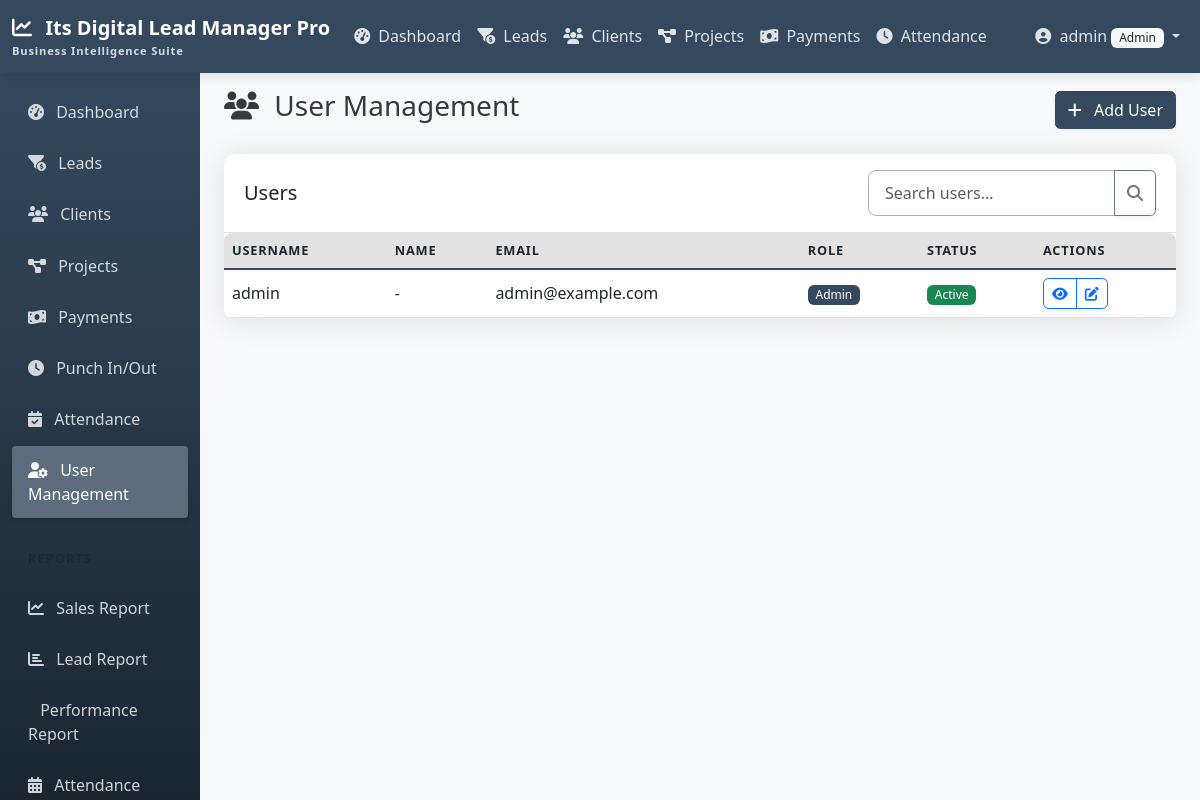
The page /accounts/users/ (signed in) on the database as committed earlier.
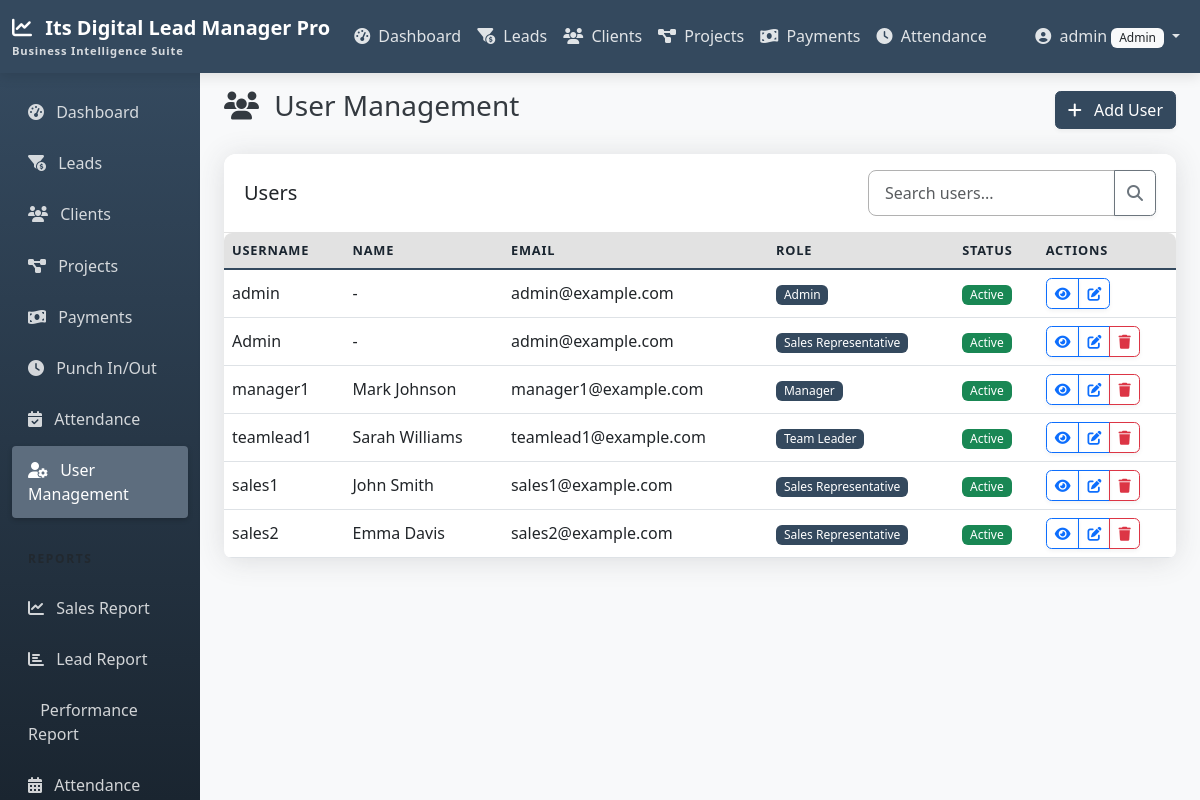
The same page on the database as committed later.
### accounts/models.py (models this page shows, shortened)
class CustomUser(AbstractUser):
    ROLE_CHOICES = (
        ('admin', 'Admin'),
        ('manager', 'Manager'),
        ('team_leader', 'Team Leader'),
        ('sales_rep', 'Sales Representative'),
    )
    role = models.CharField(max_length=20, choices=ROLE_CHOICES, default='sales_rep')

### accounts/views.py (the view)
# urls.py: path('users/', views.UserListView.as_view(), name='user_list'),
class UserListView(LoginRequiredMixin, AdminOrManagerRequiredMixin, ListView):
    model = CustomUser
    template_name = 'accounts/user_list.html'
    context_object_name = 'users'
    def get_queryset(self):
        if self.request.user.role == 'manager':
            return CustomUser.objects.filter(role__in=['team_leader', 'sales_rep'])
        return CustomUser.objects.all()

### accounts/views.py (called while the page is built)
    def test_func(self):
        return self.request.user.is_authenticated and (
            self.request.user.is_superuser or
            self.request.user.role in ['admin', 'manager']
        )

### templates/accounts/user_list.html (shortened to what this page needs)
{% extends 'base.html' %}
{% block content %}
<div class="d-flex justify-content-between align-items-center mb-4">
    <h1 class="h3">
        <i class="fas fa-users me-2"></i> User Management
    </h1>
    <div>
        <a href="{% url 'user_add' %}" class="btn btn-primary">
            <i class="fas fa-plus me-2"></i> Add User
        </a>
    </div>
</div>
<div class="card shadow">
    <div class="card-header bg-white">
        <div class="row align-items-center">
            <div class="col">
                <h5 class="mb-0">Users</h5>
            </div>
            <div class="col-md-4">
                <form action="" method="get" class="input-group">
                    <input type="text" name="search" class="form-control" placeholder="Search users..." value="{{ search_query }}">
                    <button type="submit" class="btn btn-outline-secondary">
                        <i class="fas fa-search"></i>
                    </button>
                </form>
            </div>
        </div>
    </div>
    <div class="table-responsive">
        <table class="table table-hover align-middle mb-0">
            <thead class="table-light">
                <tr>
                    <th scope="col">Username</th>
                    <th scope="col">Name</th>
                    <th scope="col">Email</th>
                    <th scope="col">Role</th>
                    <th scope="col">Status</th>
                    <th scope="col">Actions</th>
                </tr>
            </thead>
            <tbody>
                {% for user_obj in users %}
                <tr>
                    <td>{{ user_obj.username }}</td>
                    <td>{{ user_obj.get_full_name|default:"-" }}</td>
                    <td>{{ user_obj.email|default:"-" }}</td>
                    <td>
                        <span class="badge bg-{{ user_obj.role|yesno:'primary,secondary' }}">
                            {{ user_obj.get_role_display }}
                        </span>
                    </td>
                    <td>
                        {% if user_obj.is_active %}
                        <span class="badge bg-success">Active</span>
                        {% else %}
                        <span class="badge bg-danger">Inactive</span>
                        {% endif %}
                    </td>
                    <td>
                        <div class="btn-group btn-group-sm">
                            <a href="{% url 'user_detail' user_obj.id %}" class="btn btn-outline-primary">
                                <i class="fas fa-eye"></i>
                            </a>
                            <a href="{% url 'user_edit' user_obj.id %}" class="btn btn-outline-primary">
                                <i class="fas fa-edit"></i>
                            </a>
                            {% if user_obj.id != user.id %}
                            <a href="{% url 'user_delete' user_obj.id %}" class="btn btn-outline-danger">
                                <i class="fas fa-trash"></i>
                            </a>
                            {% endif %}
                        </div>
                    </td>
                </tr>
                {% empty %}
                <tr>
                    <td colspan="6" class="text-center py-4">
                        <p class="text-muted mb-0">No users found.</p>
                    </td>
                </tr>
                {% endfor %}
            </tbody>
        </table>
    </div>
</div>
{% endblock %}

### templates/base.html (shortened to what this page needs)
<!DOCTYPE html>
{% load mathfilters %}
<html lang="en">
<head>
    <link href="https://cdn.jsdelivr.net/npm/bootstrap@5.3.0/dist/css/bootstrap.min.css" rel="stylesheet">
    <link rel="stylesheet" href="https://cdnjs.cloudflare.com/ajax/libs/font-awesome/6.4.0/css/all.min.css">
    <link rel="stylesheet" href="/static/css/custom.css">
</head>
<body class="bg-light">
    {% include 'navbar.html' %}
    <div class="container-fluid">
        <div class="row">
            {% if user.is_authenticated %}
            <nav id="sidebar" class="col-md-3 col-lg-2 d-md-block bg-dark sidebar collapse">
                <div class="position-sticky pt-3">
                    <ul class="nav flex-column">
                        <li class="nav-item">
                            <a class="nav-link {% if request.path == '/reports/dashboard/' %}active{% endif %}" href="{% url 'dashboard' %}">
                                <i class="fas fa-tachometer-alt me-2"></i> Dashboard
                            </a>
                        </li>
                        <li class="nav-item">
                            <a class="nav-link {% if '/leads/' in request.path %}active{% endif %}" href="{% url 'lead_list' %}">
                                <i class="fas fa-funnel-dollar me-2"></i> Leads
                            </a>
                        </li>
                        <li class="nav-item">
                            <a class="nav-link {% if '/clients/' in request.path %}active{% endif %}" href="{% url 'client_list' %}">
                                <i class="fas fa-users me-2"></i> Clients
                            </a>
                        </li>
                        <li class="nav-item">
                            <a class="nav-link {% if '/projects/' in request.path %}active{% endif %}" href="{% url 'project_list' %}">
                                <i class="fas fa-project-diagram me-2"></i> Projects
                            </a>
                        </li>
                        <li class="nav-item">
                            <a class="nav-link {% if '/payments/' in request.path %}active{% endif %}" href="{% url 'payment_list' %}">
                                <i class="fas fa-money-bill-wave me-2"></i> Payments
                            </a>
                        </li>
                        <li class="nav-item">
                            <a class="nav-link {% if '/attendance/punch/' in request.path %}active{% endif %}" href="{% url 'punch' %}">
                                <i class="fas fa-clock me-2"></i> Punch In/Out
                            </a>
                        </li>
                        <li class="nav-item">
                            <a class="nav-link {% if '/attendance/' in request.path and '/punch/' not in request.path %}active{% endif %}" href="{% url 'my_attendance' %}">
                                <i class="fas fa-calendar-check me-2"></i> Attendance
                            </a>
                        </li>
                        {% if user.is_superuser or user.role == 'admin' or user.role == 'manager' %}
                        <li class="nav-item">
                            <a class="nav-link {% if '/accounts/users/' in request.path %}active{% endif %}" href="{% url 'user_list' %}">
                                <i class="fas fa-user-cog me-2"></i> User Management
                            </a>
                        </li>
                        {% endif %}
                        <li class="nav-heading mt-3 mb-1 px-3 text-muted">
                            <span>Reports</span>
                        </li>
                        <li class="nav-item">
                            <a class="nav-link {% if '/reports/sales/' in request.path %}active{% endif %}" href="{% url 'sales_report' %}">
                                <i class="fas fa-chart-line me-2"></i> Sales Report
                            </a>
                        </li>
                        <li class="nav-item">
                            <a class="nav-link {% if '/reports/leads/' in request.path %}active{% endif %}" href="{% url 'lead_report' %}">
                                <i class="fas fa-chart-bar me-2"></i> Lead Report
                            </a>
                        </li>
                        <li class="nav-item">
                            <a class="nav-link {% if '/reports/performance/' in request.path %}active{% endif %}" href="{% url 'performance_report' %}">
                                 Performance Report
                            </a>
                        </li>
                        <li class="nav-item">
                            <a class="nav-link {% if '/reports/attendance/' in request.path %}active{% endif %}" href="{% url 'attendance_report' %}">
                                <i class="fas fa-calendar-alt me-2"></i> Attendance Report
                            </a>
                        </li>
                    </ul>
                </div>
            </nav>
            <main class="col-md-9 ms-sm-auto col-lg-10 px-md-4 pt-3 pb-5">
            {% else %}
            <main class="col-12 px-md-4 pt-3 pb-5">
            {% endif %}
                {% block content %}{% endblock %}
            </main>
        </div>
    </div>
</body>
</html>

### templates/navbar.html (shortened to what this page needs)
<nav class="navbar navbar-expand-md navbar-dark sticky-top">
    <div class="container-fluid">
        <a class="navbar-brand" href="{% url 'home' %}">
            <i class="fas fa-chart-line me-2"></i>
            Its Digital Lead Manager Pro
            <span class="navbar-brand-subtitle">Business Intelligence Suite</span>
        </a>
        <div class="collapse navbar-collapse" id="navbarNav">
            <ul class="navbar-nav me-auto">
                {% if user.is_authenticated %}
                <li class="nav-item">
                    <a class="nav-link {% if request.path == '/reports/dashboard/' %}active{% endif %}" href="{% url 'dashboard' %}">
                        <i class="fas fa-tachometer-alt me-1"></i> Dashboard
                    </a>
                </li>
                <li class="nav-item">
                    <a class="nav-link {% if '/leads/' in request.path %}active{% endif %}" href="{% url 'lead_list' %}">
                        <i class="fas fa-funnel-dollar me-1"></i> Leads
                    </a>
                </li>
                <li class="nav-item">
                    <a class="nav-link {% if '/clients/' in request.path %}active{% endif %}" href="{% url 'client_list' %}">
                        <i class="fas fa-users me-1"></i> Clients
                    </a>
                </li>
                <li class="nav-item d-none d-lg-block">
                    <a class="nav-link {% if '/projects/' in request.path %}active{% endif %}" href="{% url 'project_list' %}">
                        <i class="fas fa-project-diagram me-1"></i> Projects
                    </a>
                </li>
                <li class="nav-item d-none d-lg-block">
                    <a class="nav-link {% if '/payments/' in request.path %}active{% endif %}" href="{% url 'payment_list' %}">
                        <i class="fas fa-money-bill-wave me-1"></i> Payments
                    </a>
                </li>
                <li class="nav-item d-none d-lg-block">
                    <a class="nav-link {% if '/attendance/punch/' in request.path %}active{% endif %}" href="{% url 'punch' %}">
                        <i class="fas fa-clock me-1"></i> Attendance
                    </a>
                </li>
                {% endif %}
            </ul>
            <ul class="navbar-nav">
                {% if user.is_authenticated %}
                <li class="nav-item dropdown">
                    <a class="nav-link dropdown-toggle" href="#" id="navbarDropdown" role="button" data-bs-toggle="dropdown" aria-expanded="false">
                        <i class="fas fa-user-circle me-1"></i>
                        {% if user.first_name %}{{ user.first_name }}{% else %}{{ user.username }}{% endif %}
                        <span class="badge bg-light text-dark">{{ user.get_role_display }}</span>
                    </a>
                </li>
                {% endif %}
            </ul>
        </div>
    </div>
</nav>

### static/css/custom.css (style rules this page uses)
:root { --primary-color: #34495e; --primary-light: #5d6d7e; --primary-dark: #1a2530; --secondary-color: #e2e2e2; --secondary-dark: #b1b1b1; --accent-color: #f39c12; --bg-color: #f8f9fa; --text-color: #343a40; --text-light: #f8f9fa; --success-color: #2ecc71; --info-color: #3498db; --warning-color: #f39c12; --danger-color: #e74c3c; }
body { background-color: var(--bg-color); color: var(--text-color); }
.sidebar { min-height: 100vh; font-weight: 500; background: var(--primary-dark) !important; background-image: linear-gradient(180deg, var(--primary-color) 10%, var(--primary-dark) 100%) !important; }
@media (min-width: 768px) { .sidebar { position: fixed; top: 0; left: 0; width: 16.67%; min-height: 100vh; padding-top: 4.5rem; overflow-y: auto; max-height: 100vh; scrollbar-width: thin; } }
@media (min-width: 768px) { .sidebar .nav-item { width: 100%; } }
@media (min-width: 768px) { .sidebar .nav-link { color: rgba(255, 255, 255, 0.8); padding: 0.75rem 1rem; margin-bottom: 0.2rem; border-radius: 0.25rem; transition: all 0.2s ease-in-out; } }
@media (min-width: 768px) { .sidebar .nav-link.active { color: #fff; background-color: var(--primary-light); box-shadow: 0 2px 5px rgba(0, 0, 0, 0.2); } }
@media (min-width: 768px) { .sidebar .nav-heading { color: rgba(255, 255, 255, 0.4); font-size: 0.75rem; font-weight: bold; text-transform: uppercase; letter-spacing: 0.1rem; padding: 0.75rem 1rem; } }
@media (min-width: 768px) { main { padding-top: 1.5rem; } }
.navbar { background-color: var(--primary-color) !important; box-shadow: 0 4px 12px rgba(0, 0, 0, 0.1); }
.navbar-brand { font-weight: 700; font-size: 1.25rem; color: white !important; }
.navbar-brand-subtitle { font-size: 0.7rem; opacity: 0.8; display: block; letter-spacing: 0.05rem; }
.navbar .nav-link { color: rgba(255, 255, 255, 0.85) !important; font-weight: 500; }
.card { border: none; box-shadow: 0 0.15rem 1.75rem 0 rgba(58, 59, 69, 0.15) !important; border-radius: 0.75rem; margin-bottom: 1.5rem; transition: transform 0.2s ease, box-shadow 0.2s ease; }
.card-header { padding: 1rem 1.25rem; border-bottom: 1px solid var(--secondary-color); background-color: white; border-top-left-radius: 0.75rem !important; border-top-right-radius: 0.75rem !important; font-weight: 600; }
.form-control, .form-select { border-radius: 0.5rem; padding: 0.6rem 1rem; border-color: var(--secondary-dark); }
.badge { font-weight: 500; padding: 0.35em 0.65em; }
.table { border-collapse: separate; border-spacing: 0; border-radius: 0.5rem; overflow: hidden; }
.table thead th { background-color: var(--secondary-color); border-bottom: 2px solid var(--primary-color); color: var(--primary-dark); font-weight: 600; text-transform: uppercase; font-size: 0.8rem; letter-spacing: 0.05rem; }
.table tbody tr { transition: all 0.2s ease; }
.btn { border-radius: 0.35rem; font-weight: 500; box-shadow: 0 2px 4px rgba(0, 0, 0, 0.05); transition: all 0.2s ease; }
.btn-primary { background-color: var(--primary-color); border-color: var(--primary-color); }
.bg-primary { background-color: var(--primary-color) !important; }

Rows that differ between the two databases and show on the page:
added CustomUser: username "Admin", get_full_name "-", email "admin@example.com", role "Sales Representative", is_active "Active"
added CustomUser: username "manager1", get_full_name "Mark Johnson", email "manager1@example.com", role "Manager", is_active "Active"
added CustomUser: username "teamlead1", get_full_name "Sarah Williams", email "teamlead1@example.com", role "Team Leader", is_active "Active"
added CustomUser: username "sales1", get_full_name "John Smith", email "sales1@example.com", role "Sales Representative", is_active "Active"
added CustomUser: username "sales2", get_full_name "Emma Davis", email "sales2@example.com", role "Sales Representative", is_active "Active"
